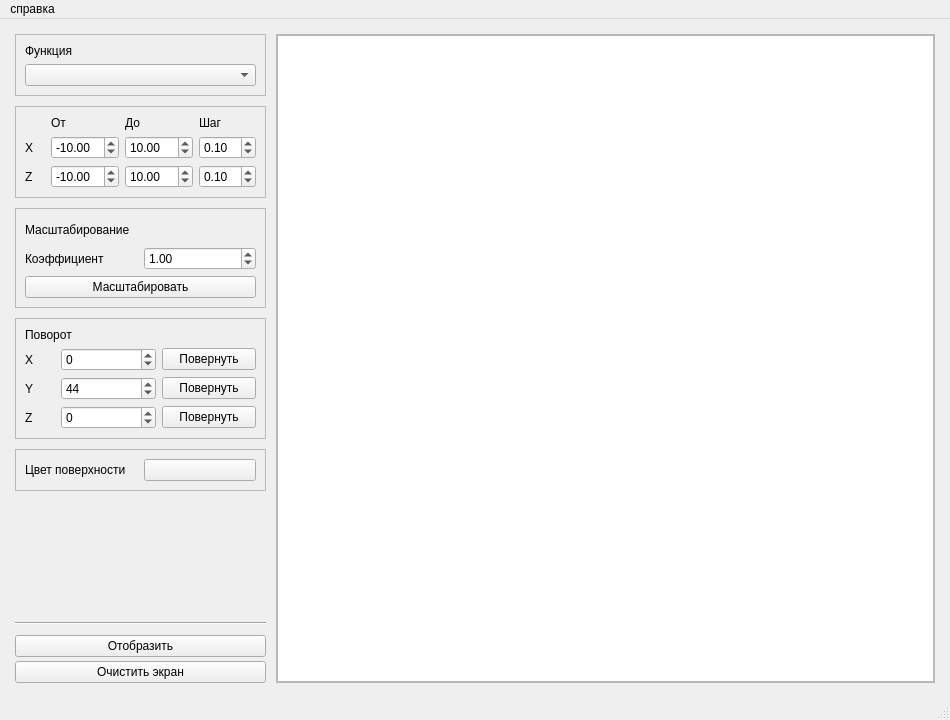
<?xml version="1.0" encoding="UTF-8"?>
<ui version="4.0">
 <class>MainWindow</class>
 <widget class="QMainWindow" name="MainWindow">
  <property name="geometry">
   <rect>
    <x>0</x>
    <y>0</y>
    <width>950</width>
    <height>720</height>
   </rect>
  </property>
  <property name="minimumSize">
   <size>
    <width>850</width>
    <height>700</height>
   </size>
  </property>
  <property name="windowTitle">
   <string>MainWindow</string>
  </property>
  <widget class="QWidget" name="centralwidget">
   <property name="sizePolicy">
    <sizepolicy hsizetype="Preferred" vsizetype="Preferred">
     <horstretch>0</horstretch>
     <verstretch>0</verstretch>
    </sizepolicy>
   </property>
   <layout class="QVBoxLayout" name="verticalLayout_3">
    <item>
     <layout class="QHBoxLayout" name="horizontalLayout">
      <property name="spacing">
       <number>10</number>
      </property>
      <property name="sizeConstraint">
       <enum>QLayout::SetDefaultConstraint</enum>
      </property>
      <property name="leftMargin">
       <number>6</number>
      </property>
      <property name="topMargin">
       <number>6</number>
      </property>
      <property name="rightMargin">
       <number>6</number>
      </property>
      <property name="bottomMargin">
       <number>6</number>
      </property>
      <item>
       <layout class="QVBoxLayout" name="verticalLayout">
        <property name="spacing">
         <number>10</number>
        </property>
        <property name="sizeConstraint">
         <enum>QLayout::SetDefaultConstraint</enum>
        </property>
        <item>
         <layout class="QVBoxLayout" name="topLayout">
          <property name="spacing">
           <number>6</number>
          </property>
          <item>
           <widget class="QFrame" name="funcChoiceFrame">
            <property name="minimumSize">
             <size>
              <width>0</width>
              <height>0</height>
             </size>
            </property>
            <property name="frameShape">
             <enum>QFrame::StyledPanel</enum>
            </property>
            <layout class="QVBoxLayout" name="verticalLayout_5">
             <property name="leftMargin">
              <number>9</number>
             </property>
             <property name="topMargin">
              <number>9</number>
             </property>
             <property name="rightMargin">
              <number>9</number>
             </property>
             <property name="bottomMargin">
              <number>9</number>
             </property>
             <item>
              <widget class="QLabel" name="funcChoiceLabel">
               <property name="text">
                <string>Функция</string>
               </property>
              </widget>
             </item>
             <item>
              <widget class="QComboBox" name="funcComboBox"/>
             </item>
            </layout>
           </widget>
          </item>
         </layout>
        </item>
        <item>
         <widget class="QFrame" name="limitsFrame">
          <property name="minimumSize">
           <size>
            <width>0</width>
            <height>0</height>
           </size>
          </property>
          <property name="frameShape">
           <enum>QFrame::StyledPanel</enum>
          </property>
          <property name="frameShadow">
           <enum>QFrame::Raised</enum>
          </property>
          <layout class="QVBoxLayout" name="verticalLayout_6">
           <item>
            <layout class="QGridLayout" name="limitsGrid" rowminimumheight="0,0,0" columnminimumwidth="20,0,0,0">
             <item row="2" column="2">
              <widget class="QDoubleSpinBox" name="toZ_spinBox">
               <property name="minimum">
                <double>-100.000000000000000</double>
               </property>
               <property name="value">
                <double>10.000000000000000</double>
               </property>
              </widget>
             </item>
             <item row="2" column="3">
              <widget class="QDoubleSpinBox" name="stepZ_spinBox">
               <property name="value">
                <double>0.100000000000000</double>
               </property>
              </widget>
             </item>
             <item row="1" column="0">
              <widget class="QLabel" name="limitsX_label">
               <property name="text">
                <string>X</string>
               </property>
              </widget>
             </item>
             <item row="1" column="3">
              <widget class="QDoubleSpinBox" name="stepX_spinBox">
               <property name="value">
                <double>0.100000000000000</double>
               </property>
              </widget>
             </item>
             <item row="2" column="0">
              <widget class="QLabel" name="limitsZ_label">
               <property name="text">
                <string>Z</string>
               </property>
              </widget>
             </item>
             <item row="2" column="1">
              <widget class="QDoubleSpinBox" name="fromZ_spinBox">
               <property name="sizePolicy">
                <sizepolicy hsizetype="Minimum" vsizetype="Fixed">
                 <horstretch>0</horstretch>
                 <verstretch>0</verstretch>
                </sizepolicy>
               </property>
               <property name="minimum">
                <double>-100.000000000000000</double>
               </property>
               <property name="value">
                <double>-10.000000000000000</double>
               </property>
              </widget>
             </item>
             <item row="1" column="2">
              <widget class="QDoubleSpinBox" name="toX_spinBox">
               <property name="minimum">
                <double>-99.000000000000000</double>
               </property>
               <property name="value">
                <double>10.000000000000000</double>
               </property>
              </widget>
             </item>
             <item row="1" column="1">
              <widget class="QDoubleSpinBox" name="fromX_spinBox">
               <property name="sizePolicy">
                <sizepolicy hsizetype="Minimum" vsizetype="Fixed">
                 <horstretch>0</horstretch>
                 <verstretch>0</verstretch>
                </sizepolicy>
               </property>
               <property name="minimum">
                <double>-100.000000000000000</double>
               </property>
               <property name="value">
                <double>-10.000000000000000</double>
               </property>
              </widget>
             </item>
             <item row="0" column="1">
              <widget class="QLabel" name="fromLabel">
               <property name="text">
                <string>От</string>
               </property>
              </widget>
             </item>
             <item row="0" column="2">
              <widget class="QLabel" name="toLabel">
               <property name="text">
                <string>До</string>
               </property>
              </widget>
             </item>
             <item row="0" column="3">
              <widget class="QLabel" name="stepLabel">
               <property name="text">
                <string>Шаг</string>
               </property>
              </widget>
             </item>
            </layout>
           </item>
          </layout>
         </widget>
        </item>
        <item>
         <widget class="QFrame" name="frame_2">
          <property name="minimumSize">
           <size>
            <width>0</width>
            <height>100</height>
           </size>
          </property>
          <property name="frameShape">
           <enum>QFrame::StyledPanel</enum>
          </property>
          <property name="frameShadow">
           <enum>QFrame::Raised</enum>
          </property>
          <layout class="QVBoxLayout" name="verticalLayout_7">
           <item>
            <widget class="QLabel" name="label_9">
             <property name="text">
              <string>Масштабирование</string>
             </property>
            </widget>
           </item>
           <item>
            <layout class="QGridLayout" name="gridLayout_3">
             <item row="1" column="0">
              <widget class="QPushButton" name="scaleButton">
               <property name="text">
                <string>Масштабировать</string>
               </property>
              </widget>
             </item>
             <item row="0" column="0">
              <layout class="QHBoxLayout" name="horizontalLayout_3">
               <item>
                <widget class="QLabel" name="label_8">
                 <property name="text">
                  <string>Коэффициент</string>
                 </property>
                </widget>
               </item>
               <item>
                <widget class="QDoubleSpinBox" name="scaleSpinBox">
                 <property name="maximum">
                  <double>10.000000000000000</double>
                 </property>
                 <property name="value">
                  <double>1.000000000000000</double>
                 </property>
                </widget>
               </item>
              </layout>
             </item>
            </layout>
           </item>
          </layout>
         </widget>
        </item>
        <item>
         <widget class="QFrame" name="rotateFrame">
          <property name="minimumSize">
           <size>
            <width>0</width>
            <height>100</height>
           </size>
          </property>
          <property name="frameShape">
           <enum>QFrame::StyledPanel</enum>
          </property>
          <property name="frameShadow">
           <enum>QFrame::Raised</enum>
          </property>
          <layout class="QVBoxLayout" name="verticalLayout_9">
           <item>
            <widget class="QLabel" name="rotateLabel">
             <property name="text">
              <string>Поворот</string>
             </property>
            </widget>
           </item>
           <item>
            <layout class="QGridLayout" name="rotateGrid" columnminimumwidth="30,0,0">
             <item row="1" column="0">
              <widget class="QLabel" name="rotateY_label">
               <property name="text">
                <string>Y</string>
               </property>
              </widget>
             </item>
             <item row="0" column="0">
              <widget class="QLabel" name="rotateX_label">
               <property name="sizePolicy">
                <sizepolicy hsizetype="Maximum" vsizetype="Preferred">
                 <horstretch>0</horstretch>
                 <verstretch>0</verstretch>
                </sizepolicy>
               </property>
               <property name="text">
                <string>X</string>
               </property>
              </widget>
             </item>
             <item row="0" column="2">
              <widget class="QPushButton" name="rotateX_button">
               <property name="text">
                <string>Повернуть</string>
               </property>
              </widget>
             </item>
             <item row="2" column="0">
              <widget class="QLabel" name="rotateZ_label">
               <property name="text">
                <string>Z</string>
               </property>
              </widget>
             </item>
             <item row="1" column="2">
              <widget class="QPushButton" name="rotateY_button">
               <property name="text">
                <string>Повернуть</string>
               </property>
              </widget>
             </item>
             <item row="2" column="2">
              <widget class="QPushButton" name="rotateZ_button">
               <property name="text">
                <string>Повернуть</string>
               </property>
              </widget>
             </item>
             <item row="0" column="1">
              <widget class="QSpinBox" name="rotateX_spinBox">
               <property name="minimum">
                <number>-300</number>
               </property>
               <property name="maximum">
                <number>300</number>
               </property>
              </widget>
             </item>
             <item row="1" column="1">
              <widget class="QSpinBox" name="rotateY_spinBox">
               <property name="minimum">
                <number>-300</number>
               </property>
               <property name="maximum">
                <number>300</number>
               </property>
               <property name="value">
                <number>44</number>
               </property>
              </widget>
             </item>
             <item row="2" column="1">
              <widget class="QSpinBox" name="rotateZ_spinBox">
               <property name="minimum">
                <number>-300</number>
               </property>
               <property name="maximum">
                <number>300</number>
               </property>
              </widget>
             </item>
            </layout>
           </item>
          </layout>
         </widget>
        </item>
        <item>
         <widget class="QFrame" name="colorChoiceFrame">
          <property name="minimumSize">
           <size>
            <width>0</width>
            <height>0</height>
           </size>
          </property>
          <property name="frameShape">
           <enum>QFrame::StyledPanel</enum>
          </property>
          <property name="frameShadow">
           <enum>QFrame::Raised</enum>
          </property>
          <layout class="QVBoxLayout" name="verticalLayout_8">
           <item>
            <layout class="QHBoxLayout" name="horizontalLayout_2">
             <item>
              <widget class="QLabel" name="colorChoiceLabel">
               <property name="text">
                <string>Цвет поверхности  </string>
               </property>
              </widget>
             </item>
             <item>
              <widget class="QPushButton" name="colorChoiceButton">
               <property name="text">
                <string/>
               </property>
              </widget>
             </item>
            </layout>
           </item>
          </layout>
         </widget>
        </item>
        <item>
         <spacer name="verticalSpacer">
          <property name="orientation">
           <enum>Qt::Vertical</enum>
          </property>
          <property name="sizeHint" stdset="0">
           <size>
            <width>20</width>
            <height>40</height>
           </size>
          </property>
         </spacer>
        </item>
        <item>
         <widget class="Line" name="line">
          <property name="orientation">
           <enum>Qt::Horizontal</enum>
          </property>
         </widget>
        </item>
        <item>
         <layout class="QVBoxLayout" name="bottomLayout">
          <property name="spacing">
           <number>4</number>
          </property>
          <item>
           <widget class="QPushButton" name="showButton">
            <property name="text">
             <string>Отобразить</string>
            </property>
           </widget>
          </item>
          <item>
           <widget class="QPushButton" name="cleanScreenButton">
            <property name="text">
             <string>Очистить экран</string>
            </property>
           </widget>
          </item>
         </layout>
        </item>
       </layout>
      </item>
      <item>
       <widget class="QFrame" name="graphicsViewFrame">
        <property name="sizePolicy">
         <sizepolicy hsizetype="Expanding" vsizetype="Preferred">
          <horstretch>0</horstretch>
          <verstretch>0</verstretch>
         </sizepolicy>
        </property>
        <property name="frameShape">
         <enum>QFrame::StyledPanel</enum>
        </property>
        <property name="frameShadow">
         <enum>QFrame::Raised</enum>
        </property>
        <layout class="QVBoxLayout" name="verticalLayout_2">
         <property name="leftMargin">
          <number>0</number>
         </property>
         <property name="topMargin">
          <number>0</number>
         </property>
         <property name="rightMargin">
          <number>0</number>
         </property>
         <property name="bottomMargin">
          <number>0</number>
         </property>
         <item>
          <widget class="QGraphicsView" name="graphicsView"/>
         </item>
        </layout>
       </widget>
      </item>
     </layout>
    </item>
   </layout>
  </widget>
  <widget class="QMenuBar" name="menubar">
   <property name="geometry">
    <rect>
     <x>0</x>
     <y>0</y>
     <width>950</width>
     <height>21</height>
    </rect>
   </property>
   <widget class="QMenu" name="help">
    <property name="title">
     <string>справка</string>
    </property>
    <addaction name="aboutTaskAction"/>
   </widget>
   <addaction name="help"/>
  </widget>
  <widget class="QStatusBar" name="statusbar"/>
  <action name="aboutTaskAction">
   <property name="text">
    <string>О программе</string>
   </property>
  </action>
 </widget>
 <resources/>
 <connections/>
</ui>
